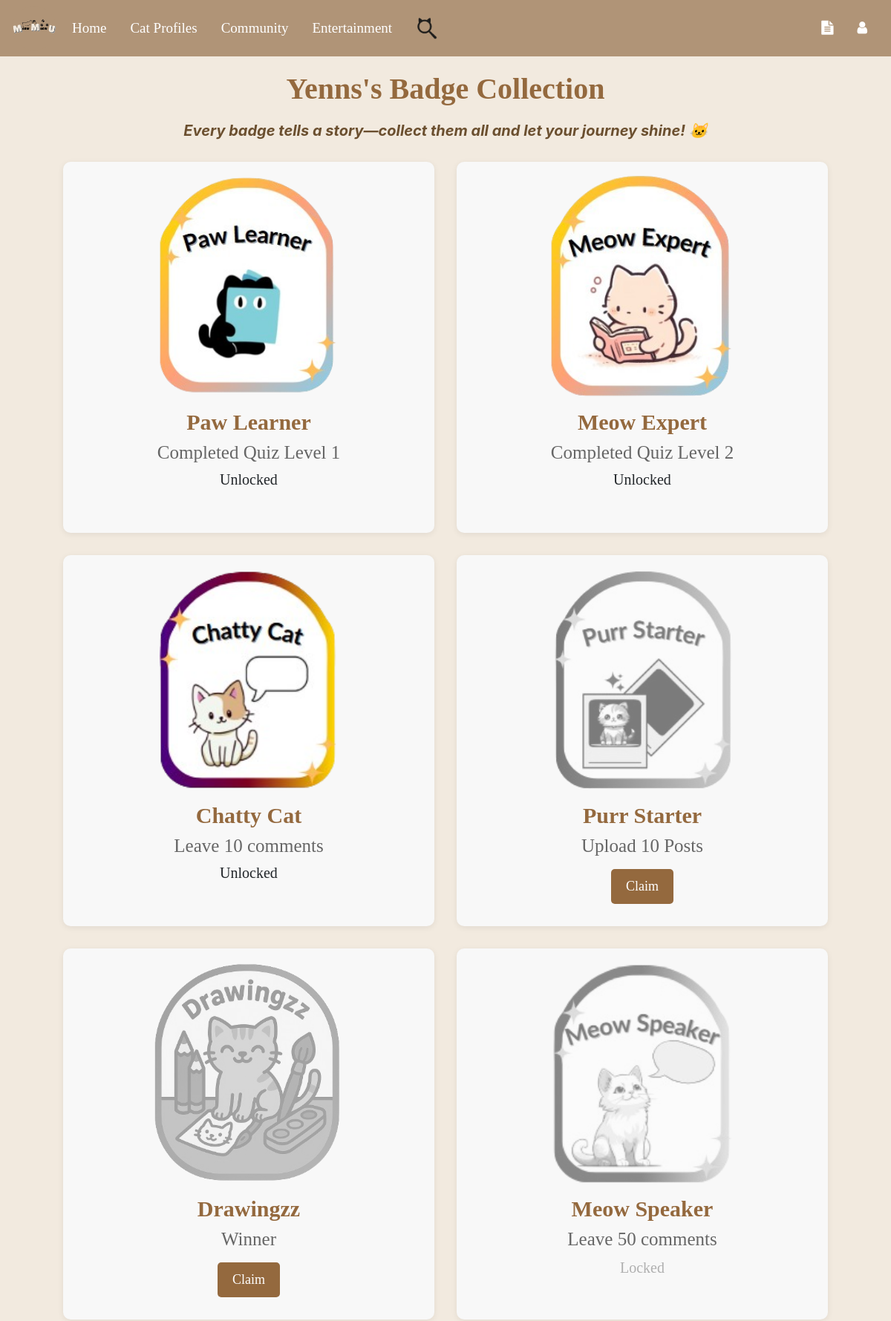
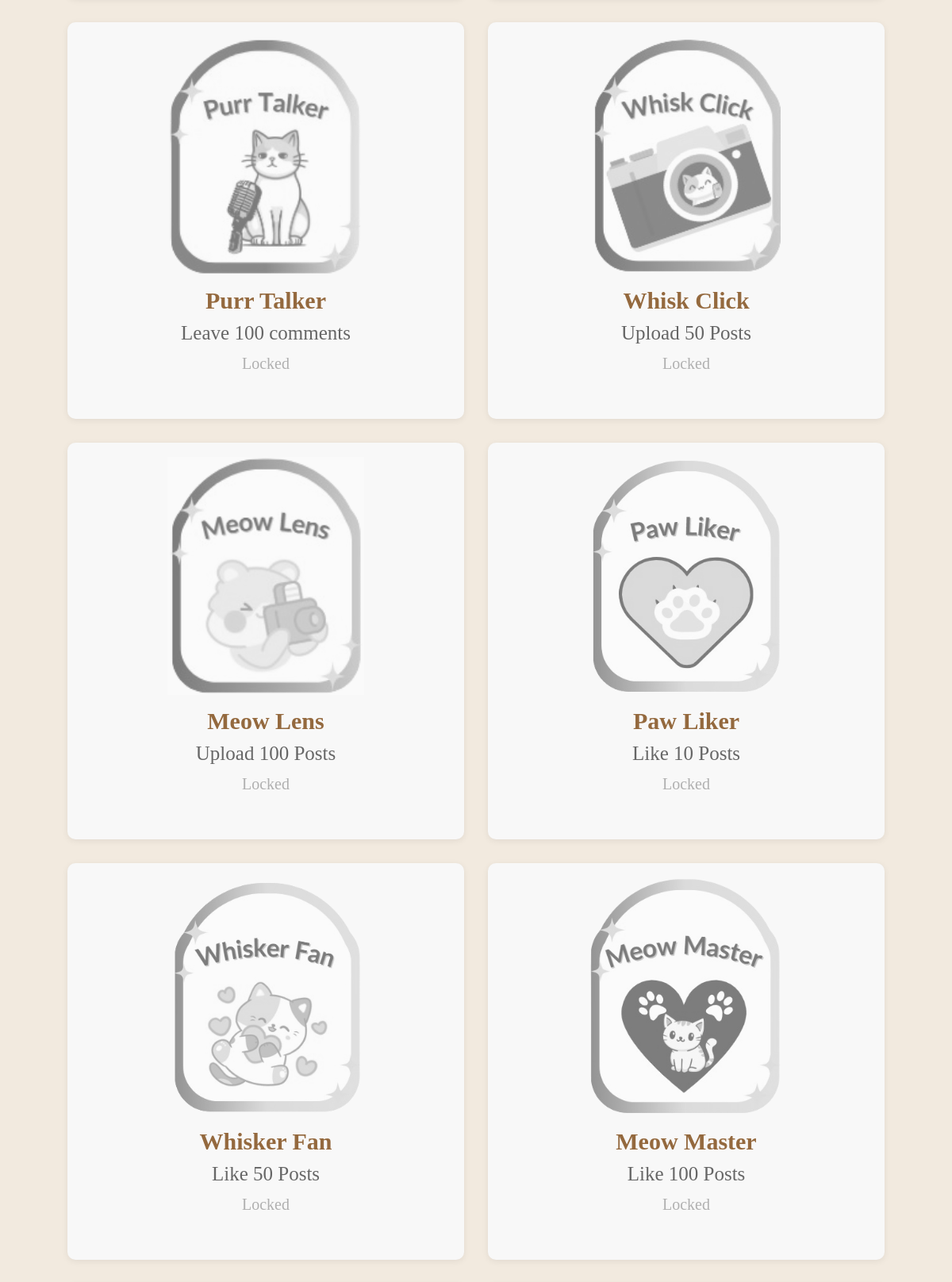
/badges (signed in, upper part), run on the app's committed database (2 pictures, top to bottom).
### Website/models.py (models this page shows)
class User(db.Model, UserMixin):
    id = db.Column(db.Integer, primary_key=True)
    email = db.Column(db.String(150), unique=True, nullable=False)
    ps = db.Column(db.String(150), nullable=False)
    Name = db.Column(db.String(150), nullable=False)
    secret_answer = db.Column(db.String(150), nullable=False)
    notes = db.relationship("Note", backref="user", lazy=True, cascade="all, delete-orphan")
    stories = db.relationship("Story", backref="owner", lazy=True, cascade="all, delete-orphan")
    reports_made = db.relationship(
        "Report",
        back_populates="reporting_user",
        lazy=True,
        cascade="all, delete-orphan",
        foreign_keys="[Report.user_id]"
    )
    reports_received = db.relationship(
        "Report",
        back_populates="reported_user_profile",
        lazy=True,
        foreign_keys="[Report.user_profile_id]"
    )
    status = db.Column(db.String(100)) #user profile part
    birthday = db.Column(db.Date)
    mbti = db.Column(db.String(50))
    hobby = db.Column(db.String(100))
    bio = db.Column(db.Text)
    profile_picture = db.Column(db.String(255), default="default_profilepic.png")
    cover_photo = db.Column(db.String(255), default="default_cover.png")
    role = db.Column(db.String(50), default='user', nullable=False)
    level1_completed = db.Column(db.Boolean, default=False)
    privacy = db.Column(db.String(50), default="Public", nullable=False)

### tables this page shows
CREATE TABLE badge (
    id INTEGER PRIMARY KEY AUTOINCREMENT,
    name TEXT NOT NULL,
    description TEXT NOT NULL,
    criteria TEXT,
    icon TEXT NOT NULL
);

### Website/badge.py (the view)
@badge_bp.route('/badges')
def badge_gallery():
    if not current_user.is_authenticated:
        flash("You must be logged in to view badge gallery!", category="error")
        return redirect(url_for('auth.login'))
    user_role = getattr(current_user, 'role', None)
    conn = get_db_connection()
    badges = conn.execute('SELECT * FROM badge').fetchall()
    user_badges = conn.execute('SELECT badge_id FROM user_badge WHERE user_id = ?', (current_user.id,)).fetchall()
    user_badges_ids = {row['badge_id'] for row in user_badges}
    claimable_badge_ids = set()
    claimable_badge_ids.update(check_comment_badges(current_user.id))
    claimable_badge_ids.update(check_like_badges(current_user.id))
    claimable_badge_ids.update(check_post_badges(current_user.id))
    claimable_badge_ids.update(check_quiz_badges(current_user.id))
    claimable_badge_ids.update(check_contest_winner_badges(current_user.id))
    conn.close()
    print("Claimable Badges:", claimable_badge_ids)
    return render_template('badge_gallery.html', user_role=user_role, all_badges=badges, user_badges_ids=user_badges_ids, claimable_badge_ids=claimable_badge_ids, user=current_user)

### Website/badge.py (called while the page is built)
def get_db_connection():
    db_path = os.path.join(os.path.dirname(__file__), '..', 'instance', 'datebase.db')
    db_path = os.path.abspath(db_path)
    conn = sqlite3.connect(db_path)
    conn.row_factory = sqlite3.Row
    return conn

def check_like_badges(user_id):
    conn = get_db_connection()
    count = conn.execute(
        'SELECT COUNT(*) FROM likes WHERE user_id = ?', (user_id,)).fetchone()[0]
    claimable_badges = set()
    for milestone in [10, 50, 100, 500]:
        criteria = f'like_{milestone}_posts'
        badge = conn.execute('SELECT * FROM badge WHERE criteria = ?', (criteria,)).fetchone()
        if badge:
            already_claimed = conn.execute(
                'SELECT 1 FROM user_badge WHERE user_id = ? AND badge_id = ?', (user_id, badge['id'])
            ).fetchone()
            if count >= milestone and not already_claimed:
                claimable_badges.add(badge['id'])
    conn.close()
    return claimable_badges

def check_comment_badges(user_id):
    conn = get_db_connection()
    count = conn.execute(
        'SELECT COUNT(*) FROM comment WHERE user_id = ?', (user_id,)).fetchone()[0]
    claimable_badges = set ()
    for milestone in [10, 50, 100, 500]:
        criteria = f'comment_{milestone}'
        badge = conn.execute('SELECT * FROM badge WHERE criteria = ?', (criteria,)).fetchone()
        if badge:
            already_claimed = conn.execute(
                'SELECT 1 FROM user_badge WHERE user_id = ? AND badge_id = ?', (user_id, badge['id'])
            ).fetchone()
            if count >= milestone and not already_claimed:
                claimable_badges.add(badge['id'])
    conn.close()
    return claimable_badges

def check_post_badges(user_id):
    conn = get_db_connection()
    count = conn.execute(
        'SELECT COUNT(*) FROM post WHERE user_id = ?', (user_id,)).fetchone()[0]
    claimable_badges = set()
    for milestone in [10, 50, 100, 500]:
        criteria = f'upload_{milestone}_posts'
        badge = conn.execute('SELECT * FROM badge WHERE criteria = ?', (criteria,)).fetchone()
        if badge:
            already_claimed = conn.execute(
                'SELECT 1 FROM user_badge WHERE user_id = ? AND badge_id = ?', (user_id, badge['id'])
            ).fetchone()
            if count >= milestone and not already_claimed:
                claimable_badges.add(badge['id'])
    conn.close()
    return claimable_badges

### Website/templates/badge_gallery.html (shortened to what this page needs)
{% extends 'base.html' %}
{% block content %}
<div style="padding: 20px;">
    <h1>{{ user.Name }}'s Badge Collection</h1>
    <h2> Every badge tells a story—collect them all and let your journey shine! 🐱</h2>
    {% set unlocked_badges = all_badges | selectattr("id", "in", user_badges_ids) | list %}
    {% set claimable_badges = all_badges | selectattr("id", "in", claimable_badge_ids) | list %}
    {% set locked_badges = all_badges | rejectattr("id", "in", user_badges_ids) | rejectattr("id", "in",
    claimable_badge_ids) | list %}
    <div class="user-badge-gallery">
        {% for badge in unlocked_badges %}
        <div class="user-badge-card">
            <img src="{{ url_for('static', filename='badges/' ~ badge.icon) }}">
            <div><strong class="badge-name">{{ badge.name }}</strong></div>
            <div class="desc">{{ badge.description }}</div>
            <div class="badge-unlocked">Unlocked</div>
        </div>
        {% endfor %}
        {% for badge in claimable_badges %}
        <div class="user-badge-card">
            <img src="{{ url_for('static', filename='badges/' ~ badge.icon) }}"
                style="filter: grayscale(100%); opacity: 0.5;">
            <div><strong class="badge-name">{{ badge.name }}</strong></div>
            <div class="desc">{{ badge.description }}</div>
            <form method="post" action="{{ url_for('badge.claim_badge', badge_id=badge.id) }}">
                <button class="claim-btn" type="submit">Claim</button>
            </form>
        </div>
        {% endfor %}
        {% for badge in locked_badges %}
        <div class="user-badge-card">
            <img src="{{ url_for('static', filename='badges/' ~ badge.icon) }}"
                style="filter: grayscale(100%); opacity: 0.5;">
            <div><strong class="badge-name">{{ badge.name }}</strong></div>
            <div class="desc">{{ badge.description }}</div>
            <div class="locked">Locked</div>
        </div>
        {% endfor %}
    </div>
</div>
{% endblock %}

### Website/templates/base.html (style rules this page uses)
body { background-color: #f9f4ef; }

### Website/templates/badge_gallery.html (style rules this page uses)
body { background-color: #f2eadf; }
h1 { text-align: center; margin-bottom: 20px; font-family: 'Times New Roman', Times, serif; color: #94693e; font-weight: bold; }
h2 { font-weight: bold; font-size: 20px; color: #6b4f2f; text-align: center; font-style: italic; margin-top: 0; margin-bottom: 20px; }
.user-badge-gallery { display: flex; flex-wrap: wrap; gap: 30px; justify-content: center; margin-top: 30px; flex-direction: row; }
.user-badge-card { background: #f8f8f8; border-radius: 10px; padding: 18px 18px 12px 18px; text-align: center; box-shadow: 0 2px 8px rgba(0, 0, 0, 0.07); width: 500px; height: 500px; position: relative; transition: box-shadow 0.2s; }
.user-badge-card img { width: 300px; height: 300px; object-fit: contain; margin-bottom: 10px; border-radius: 8px; }
.user-badge-card strong { font-size: 1.08em; color: #94693e; }
.user-badge-card .locked { color: #b0b0b0; font-size: 0.9em; margin-top: 4px; }
.user-badge-card .desc { font-size: 25px; color: #666; margin-bottom: 2px; font-family: 'Times New Roman', Times, serif; }
.user-badge-card .locked { font-size: 20px; font-family: 'Times New Roman', Times, serif; }
.user-badge-card .badge-unlocked { font-size: 20px; font-family: 'Times New Roman', Times, serif; }
.user-badge-card .badge-name { font-family: 'Times New Roman', Times, serif; font-size: 30px; font-weight: bold; }
.claim-btn { background-color: #94693e; color: white; border: none; padding: 10px 20px; border-radius: 5px; cursor: pointer; margin-top: 10px; font-size: 18px; font-family: 'Times New Roman', Times, serif; }

### data on the page
User: Name "Yenns"
badge: icon (picture), name "Paw Learner", description "Completed Quiz Level 1"
badge: icon (picture), name "Meow Expert", description "Completed Quiz Level 2"
badge: icon (picture), name "Chatty Cat", description "Leave 10 comments"
badge: icon (picture), name "Purr Starter", description "Upload 10 Posts"
badge: icon (picture), name "Drawingzz", description "Winner"
badge: icon (picture), name "Meow Speaker", description "Leave 50 comments"
badge: icon (picture), name "Purr Talker", description "Leave 100 comments"
badge: icon (picture), name "Whisk Click", description "Upload 50 Posts"
badge: icon (picture), name "Meow Lens", description "Upload 100 Posts"
badge: icon (picture), name "Paw Liker", description "Like 10 Posts"
badge: icon (picture), name "Whisker Fan", description "Like 50 Posts"
badge: icon (picture), name "Meow Master", description "Like 100 Posts"
